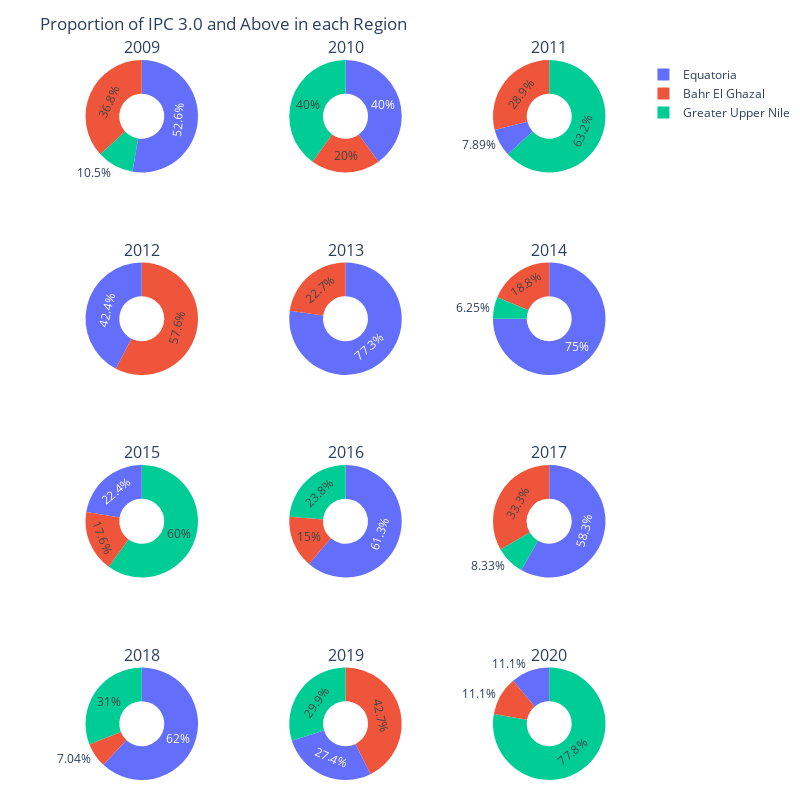

Notebook code for this chart:
### Code cell
from plotly.subplots import make_subplots

labels = ["Equatoria", "Bahr El Ghazal", "Greater Upper Nile"]

ipc_total_regional = ipc_total_regional[ipc_total_regional['ipc'].astype(float) >= 3.0]


# Create subplots: use 'domain' type for Pie subplot
fig_pies = make_subplots(rows=4, cols=3, specs=[[{'type':'domain'}, {'type':'domain'}, {'type':'domain'}], 
                                                [{'type':'domain'}, {'type':'domain'}, {'type':'domain'}], 
                                                [{'type':'domain'}, {'type':'domain'}, {'type':'domain'}], 
                                                [{'type':'domain'}, {'type':'domain'}, {'type':'domain'}]],
                                                subplot_titles=[str(x) for x in ipc_total_regional['year'].unique()],)
index = 0
for row in range(1,5):
    for col in range(1,4):
        fig_pies.add_trace(go.Pie(labels=labels, 
                                  values=ipc_total_regional[ipc_total_regional['year']==ipc_total_regional['year'].unique()[index]]['count'],
                                  name=str(ipc_total_regional['year'].unique()[index])),
                    row, col)
        index+=1


# Use `hole` to create a donut-like pie chart
fig_pies.update_traces(hole=.4, hoverinfo="label+percent+name")
fig_pies.update_layout(
    margin=dict(l=5, r=5, t=60, b=20),
)
fig_pies.update_layout(height=800, width=800,
                  title_text="Proportion of IPC 3.0 and Above in each Region")

fig_pies.show()

### Figure 1 — Plotly figure (JSON) as saved in the notebook; plotly's stock layout.template omitted (floating-point values rounded to 4 significant figures)
{"data": [{"domain": {"x": [0, 0.2889], "y": [0.8438, 1]}, "hole": 0.4, "hoverinfo": "label+percent+name", "labels": ["Equatoria", "Bahr El Ghazal", "Greater Upper Nile"], "name": "2009", "type": "pie", "values": [10, 7, 2, 1]}, {"domain": {"x": [0.3556, 0.6444], "y": [0.8438, 1]}, "hole": 0.4, "hoverinfo": "label+percent+name", "labels": ["Equatoria", "Bahr El Ghazal", "Greater Upper Nile"], "name": "2010", "type": "pie", "values": [2, 1, 2]}, {"domain": {"x": [0.7111, 1], "y": [0.8438, 1]}, "hole": 0.4, "hoverinfo": "label+percent+name", "labels": ["Equatoria", "Bahr El Ghazal", "Greater Upper Nile"], "name": "2011", "type": "pie", "values": [3, 11, 24]}, {"domain": {"x": [0, 0.2889], "y": [0.5625, 0.7188]}, "hole": 0.4, "hoverinfo": "label+percent+name", "labels": ["Equatoria", "Bahr El Ghazal", "Greater Upper Nile"], "name": "2012", "type": "pie", "values": [25, 34]}, {"domain": {"x": [0.3556, 0.6444], "y": [0.5625, 0.7188]}, "hole": 0.4, "hoverinfo": "label+percent+name", "labels": ["Equatoria", "Bahr El Ghazal", "Greater Upper Nile"], "name": "2013", "type": "pie", "values": [17, 5]}, {"domain": {"x": [0.7111, 1], "y": [0.5625, 0.7188]}, "hole": 0.4, "hoverinfo": "label+percent+name", "labels": ["Equatoria", "Bahr El Ghazal", "Greater Upper Nile"], "name": "2014", "type": "pie", "values": [12, 3, 1, 56]}, {"domain": {"x": [0, 0.2889], "y": [0.2812, 0.4375]}, "hole": 0.4, "hoverinfo": "label+percent+name", "labels": ["Equatoria", "Bahr El Ghazal", "Greater Upper Nile"], "name": "2015", "type": "pie", "values": [19, 15, 51]}, {"domain": {"x": [0.3556, 0.6444], "y": [0.2812, 0.4375]}, "hole": 0.4, "hoverinfo": "label+percent+name", "labels": ["Equatoria", "Bahr El Ghazal", "Greater Upper Nile"], "name": "2016", "type": "pie", "values": [49, 12, 19, 1, 6, 22]}, {"domain": {"x": [0.7111, 1], "y": [0.2812, 0.4375]}, "hole": 0.4, "hoverinfo": "label+percent+name", "labels": ["Equatoria", "Bahr El Ghazal", "Greater Upper Nile"], "name": "2017", "type": "pie", "values": [7, 4, 1, 24, 51, 42, 48]}, {"domain": {"x": [0, 0.2889], "y": [0, 0.1562]}, "hole": 0.4, "hoverinfo": "label+percent+name", "labels": ["Equatoria", "Bahr El Ghazal", "Greater Upper Nile"], "name": "2018", "type": "pie", "values": [44, 5, 22, 6, 50, 69]}, {"domain": {"x": [0.3556, 0.6444], "y": [0, 0.1562]}, "hole": 0.4, "hoverinfo": "label+percent+name", "labels": ["Equatoria", "Bahr El Ghazal", "Greater Upper Nile"], "name": "2019", "type": "pie", "values": [45, 70, 49, 23, 5, 17]}, {"domain": {"x": [0.7111, 1], "y": [0, 0.1562]}, "hole": 0.4, "hoverinfo": "label+percent+name", "labels": ["Equatoria", "Bahr El Ghazal", "Greater Upper Nile"], "name": "2020", "type": "pie", "values": [3, 3, 21, 17, 17, 11]}], "layout": {"annotations": [{"font": {"size": 16}, "showarrow": false, "text": "2009", "x": 0.1444, "xanchor": "center", "xref": "paper", "y": 1, "yanchor": "bottom", "yref": "paper"}, {"font": {"size": 16}, "showarrow": false, "text": "2010", "x": 0.5, "xanchor": "center", "xref": "paper", "y": 1, "yanchor": "bottom", "yref": "paper"}, {"font": {"size": 16}, "showarrow": false, "text": "2011", "x": 0.8556, "xanchor": "center", "xref": "paper", "y": 1, "yanchor": "bottom", "yref": "paper"}, {"font": {"size": 16}, "showarrow": false, "text": "2012", "x": 0.1444, "xanchor": "center", "xref": "paper", "y": 0.7188, "yanchor": "bottom", "yref": "paper"}, {"font": {"size": 16}, "showarrow": false, "text": "2013", "x": 0.5, "xanchor": "center", "xref": "paper", "y": 0.7188, "yanchor": "bottom", "yref": "paper"}, {"font": {"size": 16}, "showarrow": false, "text": "2014", "x": 0.8556, "xanchor": "center", "xref": "paper", "y": 0.7188, "yanchor": "bottom", "yref": "paper"}, {"font": {"size": 16}, "showarrow": false, "text": "2015", "x": 0.1444, "xanchor": "center", "xref": "paper", "y": 0.4375, "yanchor": "bottom", "yref": "paper"}, {"font": {"size": 16}, "showarrow": false, "text": "2016", "x": 0.5, "xanchor": "center", "xref": "paper", "y": 0.4375, "yanchor": "bottom", "yref": "paper"}, {"font": {"size": 16}, "showarrow": false, "text": "2017", "x": 0.8556, "xanchor": "center", "xref": "paper", "y": 0.4375, "yanchor": "bottom", "yref": "paper"}, {"font": {"size": 16}, "showarrow": false, "text": "2018", "x": 0.1444, "xanchor": "center", "xref": "paper", "y": 0.1562, "yanchor": "bottom", "yref": "paper"}, {"font": {"size": 16}, "showarrow": false, "text": "2019", "x": 0.5, "xanchor": "center", "xref": "paper", "y": 0.1562, "yanchor": "bottom", "yref": "paper"}, {"font": {"size": 16}, "showarrow": false, "text": "2020", "x": 0.8556, "xanchor": "center", "xref": "paper", "y": 0.1562, "yanchor": "bottom", "yref": "paper"}], "height": 800, "margin": {"b": 20, "l": 5, "r": 5, "t": 60}, "title": {"text": "Proportion of IPC 3.0 and Above in each Region"}, "width": 800}}
